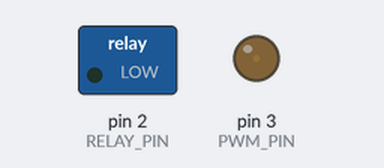
The program below on a simulated Arduino Uno, built with avr-gcc and run on an emulated ATmega328P. Shown: switched loads named in the program (green lamp = pin HIGH), output pins drawn as LEDs (lit = HIGH).

Above: at 0.05 s.
At 1.5 s:
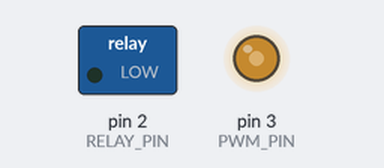
At 2.95 s:
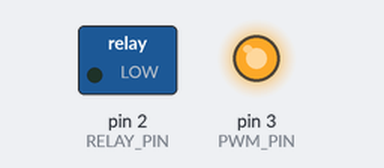
At 5.95 s:
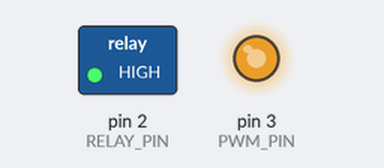
Timing chart, 0 to 7.8 s (numbered marks = the images above):
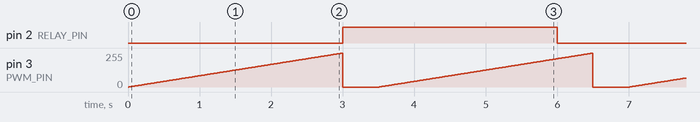

Measured:
- by itself, pin 2 (RELAY_PIN): alternates HIGH for 3.0 s and LOW for 3.0 s
- by itself, pin 3 (PWM_PIN): ramps from 0/255 to 254/255 and jumps back, once every 3.5 s

The program:

main.cpp
```cpp
#include <Arduino.h>

const uint8_t PWM_PIN = 3;
const uint8_t RELAY_PIN = 2;

const uint16_t RAMP_TIME_MS = 3000; // 0% -> 100% em 3s
const uint16_t OFF_TIME_MS  = 500;  // fica 0% por 0.5s

enum Phase { RAMP_UP, OFF };
Phase phase = RAMP_UP;
unsigned long phaseStartMs = 0;

// Relay sem delay:
bool relayState = false;
unsigned long relayLastToggleMs = 0;
const uint16_t RELAY_ON_MS  = 3000;
const uint16_t RELAY_OFF_MS = 3000;

void updatePwmRamp() {
  unsigned long now = millis();
  unsigned long elapsed = now - phaseStartMs;

  if (phase == RAMP_UP) {
    if (elapsed >= RAMP_TIME_MS) {
      analogWrite(PWM_PIN, 0);
      phase = OFF;
      phaseStartMs = now;
    } else {
      uint8_t duty = (uint32_t)elapsed * 255u / RAMP_TIME_MS;
      analogWrite(PWM_PIN, duty);
    }
  } else { // OFF
    if (elapsed >= OFF_TIME_MS) {
      phase = RAMP_UP;
      phaseStartMs = now;
    } else {
      analogWrite(PWM_PIN, 0);
    }
  }
}

void updateRelay() {
  unsigned long now = millis();
  unsigned long interval = relayState ? RELAY_ON_MS : RELAY_OFF_MS;

  if (now - relayLastToggleMs >= interval) {
    relayState = !relayState;
    digitalWrite(RELAY_PIN, relayState ? HIGH : LOW);
    relayLastToggleMs = now;
  }
}

void setup() {
  pinMode(PWM_PIN, OUTPUT);
  analogWrite(PWM_PIN, 0);
  phaseStartMs = millis();

  pinMode(RELAY_PIN, OUTPUT);
  digitalWrite(RELAY_PIN, LOW);
  relayLastToggleMs = millis();
}

void loop() {
  updatePwmRamp();  // tem que rodar o tempo todo!
  updateRelay();    // relay também, sem travar
}
```
